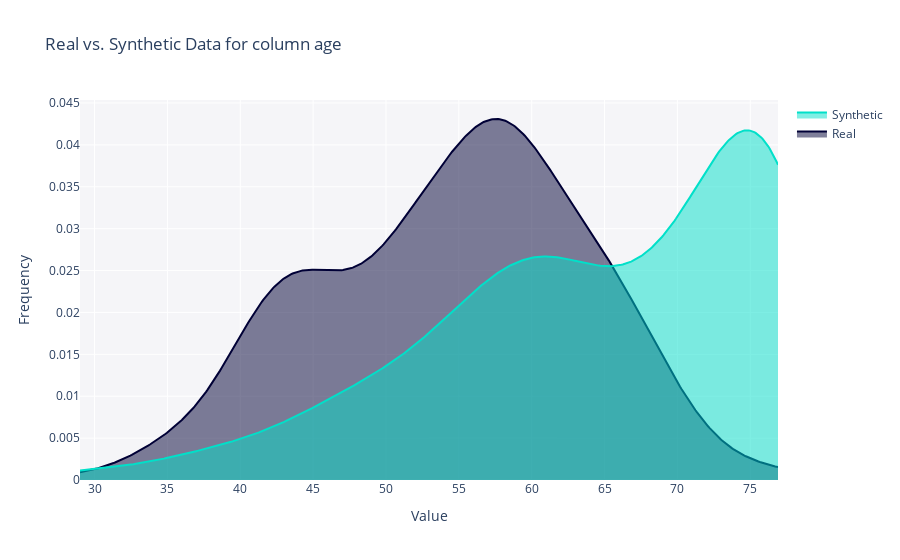
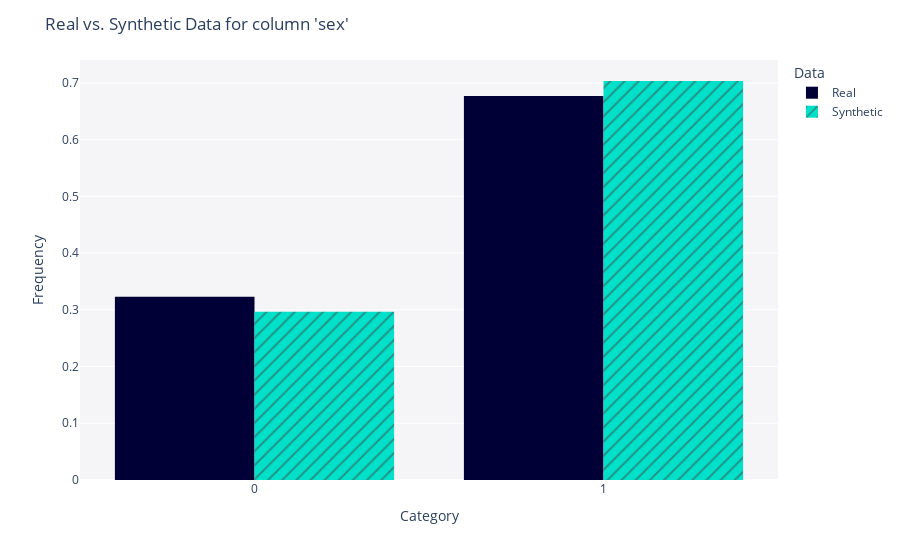
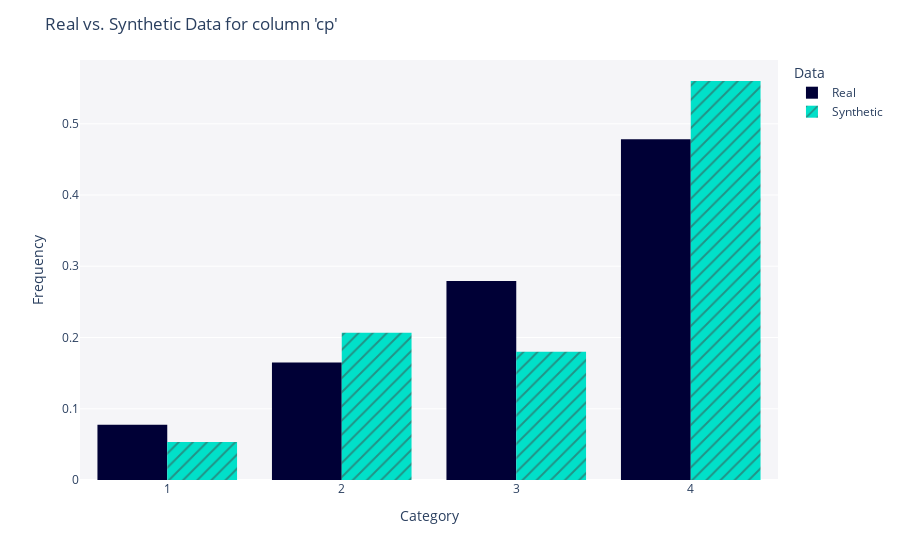
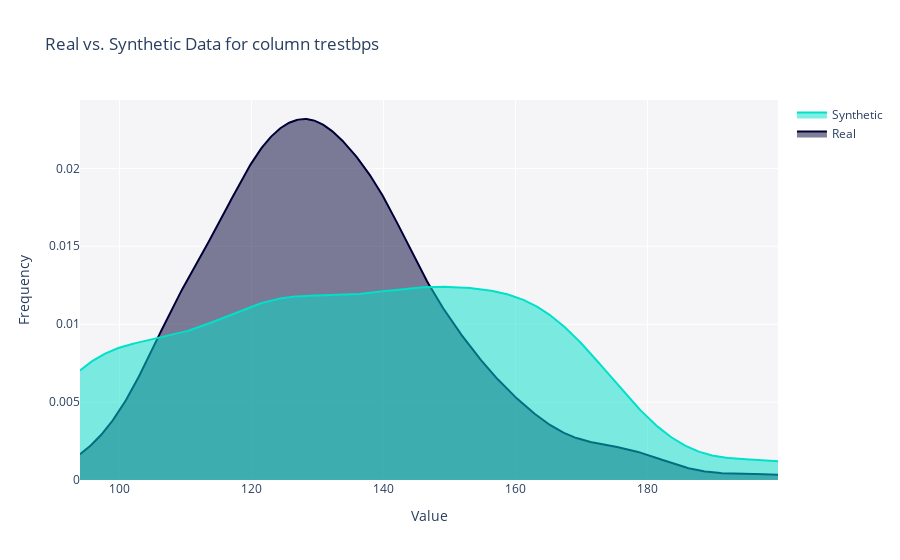

Source (notebook cell) for these figures, in order:
### Code cell
for colname in df.columns:
    fig = plot_real_synthetic(df, df_syn, colname)
    fig.show()

### Figure 1 — Plotly figure (JSON) as saved in the notebook; plotly's stock layout.template omitted (floating-point values rounded to 4 significant figures; data arrays with more than 128 entries replaced by an {"elided": "..."} marker saying what was removed)
{"data": [{"fill": "tozeroy", "hovertemplate": "<b>Real</b><br>Value: %{x}<br>Frequency: %{y}<extra></extra>", "legendgroup": "Real", "marker": {"color": "#000036"}, "mode": "lines", "name": "Real", "showlegend": true, "type": "scatter", "x": {"elided": "500 float values"}, "xaxis": "x", "y": {"elided": "500 float values"}, "yaxis": "y"}, {"fill": "tozeroy", "hovertemplate": "<b>Synthetic</b><br>Value: %{x}<br>Frequency: %{y}<extra></extra>", "legendgroup": "Synthetic", "marker": {"color": "#01E0C9"}, "mode": "lines", "name": "Synthetic", "showlegend": true, "type": "scatter", "x": {"elided": "500 float values"}, "xaxis": "x", "y": {"elided": "500 float values"}, "yaxis": "y"}], "layout": {"barmode": "overlay", "hovermode": "closest", "legend": {"traceorder": "reversed"}, "plot_bgcolor": "#F5F5F8", "title": {"text": "Real vs. Synthetic Data for column age"}, "xaxis": {"anchor": "y2", "domain": [0, 1], "title": {"text": "Value"}, "zeroline": false}, "yaxis": {"anchor": "free", "domain": [0, 1], "position": 0, "title": {"text": "Frequency"}}}}

### Figure 2 — Plotly figure (JSON) as saved in the notebook; plotly's stock layout.template omitted (floating-point values rounded to 4 significant figures; data arrays with more than 128 entries replaced by an {"elided": "..."} marker saying what was removed)
{"data": [{"alignmentgroup": "True", "bingroup": "x", "histnorm": "probability density", "hovertemplate": "<b>Real</b><br>Frequency: %{y}<extra></extra>", "legendgroup": "Real", "marker": {"color": "#000036", "pattern": {"shape": ""}}, "name": "Real", "offsetgroup": "Real", "orientation": "v", "showlegend": true, "type": "histogram", "x": {"elided": "297 int values"}, "xaxis": "x", "yaxis": "y"}, {"alignmentgroup": "True", "bingroup": "x", "histnorm": "probability density", "hovertemplate": "<b>Synthetic</b><br>Frequency: %{y}<extra></extra>", "legendgroup": "Synthetic", "marker": {"color": "#01E0C9", "pattern": {"shape": "/"}}, "name": "Synthetic", "offsetgroup": "Synthetic", "orientation": "v", "showlegend": true, "type": "histogram", "x": {"elided": "300 int values"}, "xaxis": "x", "yaxis": "y"}], "layout": {"barmode": "group", "legend": {"title": {"text": "Data"}, "tracegroupgap": 0}, "margin": {"t": 60}, "plot_bgcolor": "#F5F5F8", "title": {"text": "Real vs. Synthetic Data for column 'sex'"}, "xaxis": {"anchor": "y", "domain": [0, 1], "title": {"text": "Category"}}, "yaxis": {"anchor": "x", "domain": [0, 1], "title": {"text": "Frequency"}}}}

### Figure 3 — Plotly figure (JSON) as saved in the notebook; plotly's stock layout.template omitted (floating-point values rounded to 4 significant figures; data arrays with more than 128 entries replaced by an {"elided": "..."} marker saying what was removed)
{"data": [{"alignmentgroup": "True", "bingroup": "x", "histnorm": "probability density", "hovertemplate": "<b>Real</b><br>Frequency: %{y}<extra></extra>", "legendgroup": "Real", "marker": {"color": "#000036", "pattern": {"shape": ""}}, "name": "Real", "offsetgroup": "Real", "orientation": "v", "showlegend": true, "type": "histogram", "x": {"elided": "297 int values"}, "xaxis": "x", "yaxis": "y"}, {"alignmentgroup": "True", "bingroup": "x", "histnorm": "probability density", "hovertemplate": "<b>Synthetic</b><br>Frequency: %{y}<extra></extra>", "legendgroup": "Synthetic", "marker": {"color": "#01E0C9", "pattern": {"shape": "/"}}, "name": "Synthetic", "offsetgroup": "Synthetic", "orientation": "v", "showlegend": true, "type": "histogram", "x": {"elided": "300 int values"}, "xaxis": "x", "yaxis": "y"}], "layout": {"barmode": "group", "legend": {"title": {"text": "Data"}, "tracegroupgap": 0}, "margin": {"t": 60}, "plot_bgcolor": "#F5F5F8", "title": {"text": "Real vs. Synthetic Data for column 'cp'"}, "xaxis": {"anchor": "y", "domain": [0, 1], "title": {"text": "Category"}}, "yaxis": {"anchor": "x", "domain": [0, 1], "title": {"text": "Frequency"}}}}

### Figure 4 — Plotly figure (JSON) as saved in the notebook; plotly's stock layout.template omitted (floating-point values rounded to 4 significant figures; data arrays with more than 128 entries replaced by an {"elided": "..."} marker saying what was removed)
{"data": [{"fill": "tozeroy", "hovertemplate": "<b>Real</b><br>Value: %{x}<br>Frequency: %{y}<extra></extra>", "legendgroup": "Real", "marker": {"color": "#000036"}, "mode": "lines", "name": "Real", "showlegend": true, "type": "scatter", "x": {"elided": "500 float values"}, "xaxis": "x", "y": {"elided": "500 float values"}, "yaxis": "y"}, {"fill": "tozeroy", "hovertemplate": "<b>Synthetic</b><br>Value: %{x}<br>Frequency: %{y}<extra></extra>", "legendgroup": "Synthetic", "marker": {"color": "#01E0C9"}, "mode": "lines", "name": "Synthetic", "showlegend": true, "type": "scatter", "x": {"elided": "500 float values"}, "xaxis": "x", "y": {"elided": "500 float values"}, "yaxis": "y"}], "layout": {"barmode": "overlay", "hovermode": "closest", "legend": {"traceorder": "reversed"}, "plot_bgcolor": "#F5F5F8", "title": {"text": "Real vs. Synthetic Data for column trestbps"}, "xaxis": {"anchor": "y2", "domain": [0, 1], "title": {"text": "Value"}, "zeroline": false}, "yaxis": {"anchor": "free", "domain": [0, 1], "position": 0, "title": {"text": "Frequency"}}}}
